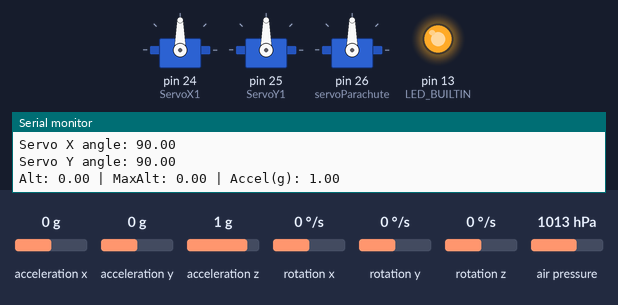
The sketch below on a simulated Arduino Mega 2560, built with avr-gcc and run on an emulated ATmega2560. Shown: 3 × servo, output pins drawn as LEDs (lit = HIGH), the last lines printed to the serial monitor. Inputs (shaded band) come from the test bench; at power-on: acceleration y 0 g, acceleration x 0 g, rotation z 0 °/s, acceleration z 1 g, rotation x 0 °/s, rotation y 0 °/s, air pressure 1013 hPa.

Above: at 3.5 s.
3.6 s: acceleration y set to 0.8 g
At 4.6 s:
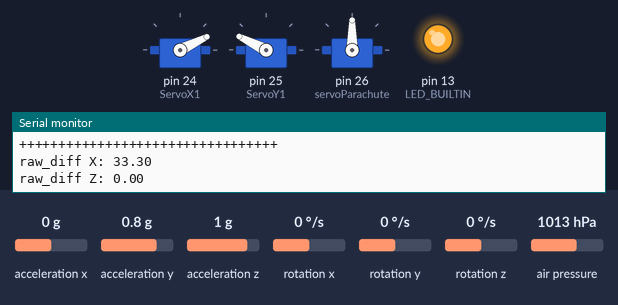
6.6 s: acceleration x set to -1.4 g
9.6 s: acceleration y set to -0.1 g
12.6 s: rotation z set to -192 °/s
At 13.4 s:
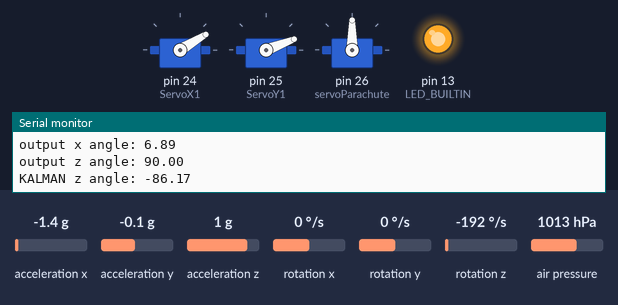
14.2 s: acceleration z set to -0.8 g
At 14.39 s:
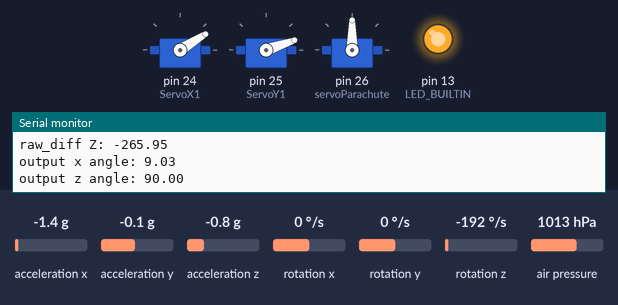
16.0 s: acceleration x set to -0.8 g
At 16.18 s:
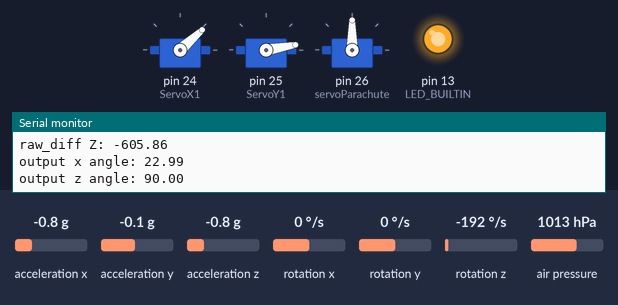
Timing chart, 0 to 19.6 s (numbered marks = the images above; inputs shaded):
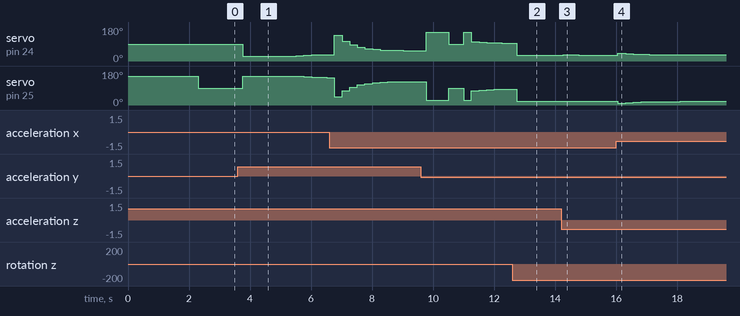

The sketch:

test.ino
```cpp
#include <Wire.h>
#include <MPU6050_light.h>
#include <Adafruit_BMP280.h>
#include <Servo.h>
#include "PID_v1.h"
#include <math.h>
// --- Create all the objects ---
MPU6050 mpu(Wire);
Adafruit_BMP280 bmp;
Servo ServoX1, ServoY1, servoParachute;

// --- PID Variables ---
double setpoint = 0.0;
double ixangle = 0.0, oxangle = 0.0;
double iyangle = 0.0, oyangle = 0.0;
double izangle = 0.0, ozangle = 0.0;

double raw_diff_x = 0.0, raw_diff_z = 0.0;

double servo_x = 0.0, servo_y = 0.0;

double kp = 2, ki = 0.00005, kd = 2.5; // need to tune this

const double DEADBAND = 1.0;

double baselineX = 0.0;
double baselineZ = 0.0;

float groundReferencePressure = 0.0;

double maxAltitude = -10000;
double currentAltitude = 0;
bool parachuteDeployed = false;
const float apogee_drop_thres = 2.0;
const float min_arm_altitude = 60.0;

PID myPIDX(&raw_diff_x, &oxangle, &setpoint, kp, ki, kd, DIRECT);
PID myPIDY(&iyangle, &oyangle, &setpoint, kp, ki, kd, DIRECT);
PID myPIDZ(&raw_diff_z, &ozangle, &setpoint, kp, ki, kd, DIRECT);

// Z axis of mpu = perpendicular to surface of mpu and in the direction from black processor in the centre of mpu
// X axis of mpu = in the direction connection black processor and yellowish gold rectange

void setup() {
  Serial.begin(9600);
  Wire.begin();

  pinMode(LED_BUILTIN, OUTPUT);
  digitalWrite(LED_BUILTIN, HIGH);
  // --- Servo and PID Setup ---
  ServoX1.attach(24); //Check +Z and -X wrt mpu // X servo wire connects to lower pins of pcb when flight commputer placed in rocket with ground on right side(brown)
  ServoY1.attach(25); //Check +Z and +X wrt mpu // Y servo wire connects to upper pins of pcb when flight commputer placed in rocket
  ServoX1.write(90);
  ServoY1.write(153);

  servoParachute.attach(26);
  servoParachute.write(90);
// till here servo initialization is done

  if (!bmp.begin(0x76)) {
     if (!bmp.begin(0x77)) {
       Serial.println(F("Could not find a valid BMP280 sensor, check wiring!"));
       while (1); // Halt if no sensor
     }
  }

  bmp.setSampling(Adafruit_BMP280::MODE_NORMAL,     /* Operating Mode. */
                  Adafruit_BMP280::SAMPLING_X1,     /* Temp. oversampling */
                  Adafruit_BMP280::SAMPLING_X4,    /* Pressure oversampling */
                  Adafruit_BMP280::FILTER_X4,      /* Filtering. */
                  Adafruit_BMP280::STANDBY_MS_1); /* Standby time. */

  groundReferencePressure = 0;
  for(int i=0; i<10; i++) {
    groundReferencePressure += bmp.readPressure();
    delay(10);
  }
  // Convert Pasals to Hectopascals (divide by 100) and average
  groundReferencePressure = (groundReferencePressure / 10.0) / 100.0;

  Serial.print("Ground Pressure: ");
  Serial.print(groundReferencePressure);
  Serial.println(" hPa");

  maxAltitude = bmp.readAltitude(groundReferencePressure);
// till here bmp initialization is done

  myPIDX.SetMode(AUTOMATIC);
  myPIDY.SetMode(AUTOMATIC);
  myPIDZ.SetMode(AUTOMATIC);

  myPIDX.SetOutputLimits(-90, 90);
  myPIDY.SetOutputLimits(-90, 90);
  myPIDZ.SetOutputLimits(-90, 90);
// till here pid initialization is done

  byte status = mpu.begin();
  if(status != 0) { while(1); }
  mpu.calcOffsets();

  Serial.println("Warming up filters...");

  for(int i=0; i<100; i++) {
    mpu.update();
    delay(10);
  }

  baselineX = mpu.getAngleX();
  baselineZ = mpu.getAngleZ();
  Serial.print("Baseline X: ");
  Serial.println(baselineX);
  Serial.print("Baseline Z: ");
  Serial.println(baselineZ);
}

// --- KALMAN FILTER FUNCTION (The Suspect) ---
double KALMAN(double U, int axis) {
  static const double R = 40;
  static const double H = 1.00;
  static double Q = 10;
  static double P1 = 0; //Need to try other values like 1000
  static double U_hat1 = 0;
  static double K1 = 0.2;
  static double P2 = 0; // not needed
  static double U_hat2 = 0; // not needed
  static double K2 = 0.2; // not needed
  static double P3 = 0; //Need to try other values like 1000
  static double U_hat3 = 0;
  static double K3 = 0.2;


  if (axis == 1) {
    K1 = P1 * H / (H * P1 * H + R);
    U_hat1 += K1 * (U - H * U_hat1);
    P1 = (1 - K1 * H) * P1 + Q;
    return U_hat1;
  }
  else if (axis == 2) { // not needed
    K2 = P2 * H / (H * P2 * H + R); // not needed
    U_hat2 += K2 * (U - H * U_hat2); // not needed
    P2 = (1 - K2 * H) * P2 + Q; // not needed
    return U_hat2; // not needed
  } // not needed
  else if (axis == 3) {
    K3 = P3 * H / (H * P3 * H + R);
    U_hat3 += K3 * (U - H * U_hat3);
    P3 = (1 - K3 * H) * P3 + Q;
    return U_hat3;
  }
  return 0;
}


void loop() {
  mpu.update();

  // --- THIS IS THE LINE WE ARE TESTING ---
  // The angle from the MPU is now passed through the Kalman filter

  currentAltitude = bmp.readAltitude(groundReferencePressure);
  double accelMag = sqrt(pow(mpu.getAccX(), 2) + pow(mpu.getAccY(), 2) + pow(mpu.getAccZ(), 2));

  if (currentAltitude > maxAltitude) {
    maxAltitude = currentAltitude;
  }

  if (!parachuteDeployed && maxAltitude > min_arm_altitude) {
    if (accelMag < 0.5) {
      if ((maxAltitude - currentAltitude) >= apogee_drop_thres) {
              servoParachute.write(180);

              parachuteDeployed = true;

              Serial.println("\n!!! APOGEE DETECTED - PARACHUTE DEPLOYED !!!");
      }
    }

  }

  double current_raw_x = mpu.getAngleX() - baselineX;
  double current_raw_z = mpu.getAngleZ() - baselineZ;

  ixangle = KALMAN(current_raw_x, 1);
  iyangle = KALMAN(mpu.getAngleY(), 2); // not needed
  izangle = KALMAN(current_raw_z, 3);

  raw_diff_x = ixangle;
  raw_diff_z = izangle;

  if (fabs(raw_diff_x) < DEADBAND && fabs(raw_diff_z) < DEADBAND) {
    servo_x = 90;
    servo_y = 90;
    oxangle = 0;
    ozangle = 0;
  }

  else {
    myPIDX.Compute();
    // myPIDY.Compute(); // not needed
    myPIDZ.Compute();
  // if()
    double raw_servo_x = 90 - (0.707 * (ozangle - oxangle));
    double raw_servo_y = 90 - (0.707 * (ozangle + oxangle));

        // 2. CONSTRAIN THEM (This fixes the 217 / -68 issue)
    servo_x = constrain(raw_servo_x, 0, 180);
    servo_y = constrain(raw_servo_y, 0, 180);
  }

  ServoX1.write(servo_x);
  ServoY1.write(servo_y);

  // Print everything
  Serial.print("\nraw_diff X: ");
  Serial.print(raw_diff_x);
  Serial.print("\nraw_diff Z: ");
  Serial.print(raw_diff_z);

  Serial.print("\noutput x angle: ");
  Serial.print(oxangle);
  Serial.print("\noutput z angle: ");
  Serial.print(ozangle);
  Serial.print("\nKALMAN z angle: ");
  Serial.print(izangle);
  Serial.print("\nKALMAN x angle: ");
  Serial.print(ixangle);

  // Serial.print("\z angle: ");
  // Serial.print(mpu.getAngleZ());
  // Serial.print("\x angle: ");
  // Serial.print(mpu.getAngleX());

  Serial.print("\nServo X angle: ");
  Serial.print(servo_x);
  Serial.print("\nServo Y angle: ");
  Serial.print(servo_y);

  Serial.print("\nAlt: "); Serial.print(currentAltitude);
  Serial.print(" | MaxAlt: "); Serial.print(maxAltitude);
  Serial.print(" | Accel(g): "); Serial.print(accelMag);

  Serial.print("\n+++++++++++++++++++++++++++++++++");

// remove delay when not needed
  delay(10);
}
```

Measured:
- after the input at 3.6 s, servo on pin 24 (ServoX1): 90° → 26° after 0.16 s, → 27° 1.8 s later, → 30° 0.25 s later, → 32° 0.25 s later, … (6 changes in this stretch); servo on pin 25 (ServoY1): 90° → 153° after 0.16 s, → 152° 1.8 s later, → 149° 0.25 s later, → 147° 0.25 s later, … (6 changes in this stretch)
- after the input at 12.6 s, servo on pin 24 (ServoX1): 95° → 31° after 0.15 s; servo on pin 25 (ServoY1): 84° → 21° after 0.15 s
- after the input at 14.2 s, servo on pin 24 (ServoX1): 31° → 32° after 0.07 s, → 31° 0.51 s later; servo on pin 25 (ServoY1): 21° → 19° after 0.07 s, → 20° 0.25 s later, → 21° 0.51 s later
- after the input at 16.0 s, servo on pin 24 (ServoX1): 31° → 42° after 0.05 s, → 39° 0.26 s later, → 36° 0.26 s later, → 35° 0.26 s later, … (6 changes in this stretch); servo on pin 25 (ServoY1): 21° → 10° after 0.05 s, → 13° 0.26 s later, → 15° 0.26 s later, → 17° 0.26 s later, … (6 changes in this stretch)
